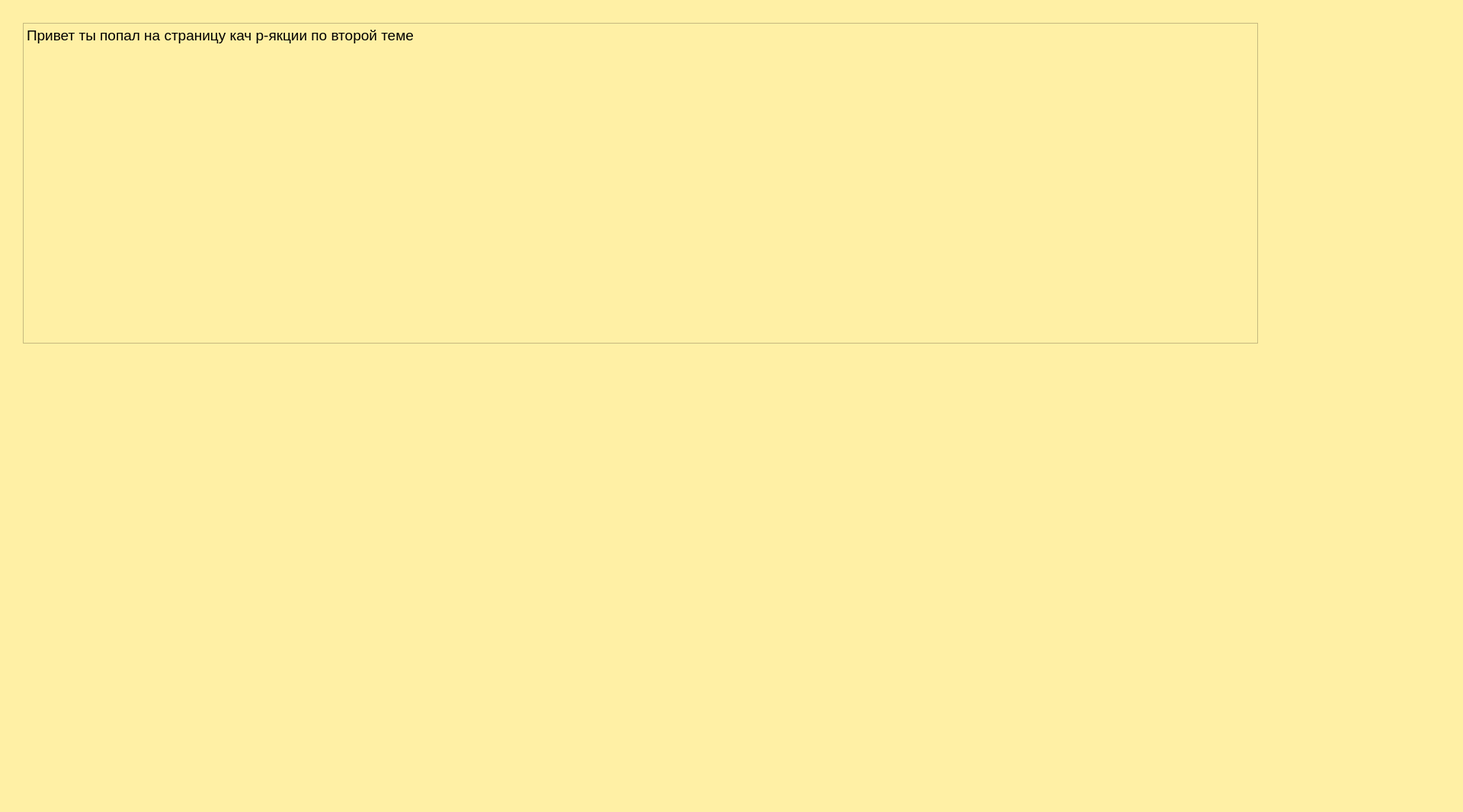
<?xml version="1.0" encoding="UTF-8"?>
<ui version="4.0">
 <class>Theme1</class>
 <widget class="QWidget" name="Theme1">
  <property name="geometry">
   <rect>
    <x>0</x>
    <y>0</y>
    <width>1920</width>
    <height>1066</height>
   </rect>
  </property>
  <property name="windowTitle">
   <string>Form</string>
  </property>
  <property name="styleSheet">
   <string notr="true">background-color: rgb(255, 240, 165);
color: rgb(255, 240, 165);</string>
  </property>
  <widget class="QTextBrowser" name="textBrowser">
   <property name="geometry">
    <rect>
     <x>30</x>
     <y>30</y>
     <width>1621</width>
     <height>421</height>
    </rect>
   </property>
   <property name="font">
    <font>
     <pointsize>12</pointsize>
    </font>
   </property>
   <property name="styleSheet">
    <string notr="true">color: rgb(255, 255, 255);
color: rgb(0, 0, 0);</string>
   </property>
   <property name="html">
    <string>&lt;!DOCTYPE HTML PUBLIC &quot;-//W3C//DTD HTML 4.0//EN&quot; &quot;http://www.w3.org/TR/REC-html40/strict.dtd&quot;&gt;
&lt;html&gt;&lt;head&gt;&lt;meta name=&quot;qrichtext&quot; content=&quot;1&quot; /&gt;&lt;style type=&quot;text/css&quot;&gt;
p, li { white-space: pre-wrap; }
&lt;/style&gt;&lt;/head&gt;&lt;body style=&quot; font-family:'MS Shell Dlg 2'; font-size:12pt; font-weight:400; font-style:normal;&quot;&gt;
&lt;p style=&quot; margin-top:0px; margin-bottom:0px; margin-left:0px; margin-right:0px; -qt-block-indent:0; text-indent:0px;&quot;&gt;&lt;span style=&quot; font-size:14pt;&quot;&gt;Привет ты попал на страницу кач р-якции по второй теме &lt;/span&gt;&lt;/p&gt;&lt;/body&gt;&lt;/html&gt;</string>
   </property>
  </widget>
 </widget>
 <resources/>
 <connections/>
</ui>
